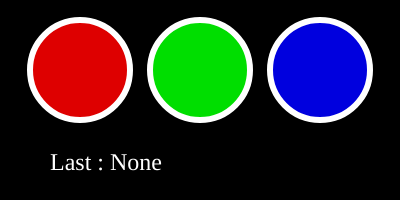
Frame 1 (no input)
Frame 60 (no input): identical to frame 1, image omitted
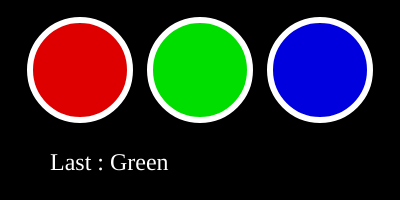
Frame 120 (the mouse pressed at the canvas centre since frame 60)

The p5.js sketch that drew these frames (run headless with seeded random() and noise() and a simulated clock; from frame 60 on, the mouse is pressed at the canvas centre):

// p5.js sketch
// ── sketch.js
var showLeft, showCenter, showRight,last,last2,last3;

function setup() {
  createCanvas(400, 200);

  showLeft = true;
  showCenter = true;
  showRight = true;
  last = "None"
}

function draw() {
  background(0);
  strokeWeight(6);
  stroke(255);
  
  textFont('Black Han Sans');


  if (showLeft) {
    //Draw Red  
    fill(222, 0, 0);
    ellipse(80, 70, 100);
  }


  if (showCenter) {
    //Draw Green
    fill(0, 222, 0);
    ellipse(200, 70, 100);
  }


  if (showRight) {
    //Draw Blue
    fill(0, 0, 222);
    ellipse(320, 70, 100);
  }
  
  fill(255);
  noStroke();
  textSize(24);
  text("Last : " + last,50,170);
}

function mousePressed() {

  var distRed = dist(80, 70, mouseX, mouseY);

  if (distRed < 50) {
    last3 = last2;
    last2 = last;
    
   

    last = "Red"
    
    
  }
  
  

  var dGreen = dist(200, 70, mouseX, mouseY);

  if (dGreen < 50) {
    last3 = last2;
    last2 = last;
    
    last = "Green"
  }


  var dBlue = dist(320, 70, mouseX, mouseY);

  if (dBlue < 50) {
    last3 = last2;
    last2 = last;
    
    last = "Blue"
  }

}
